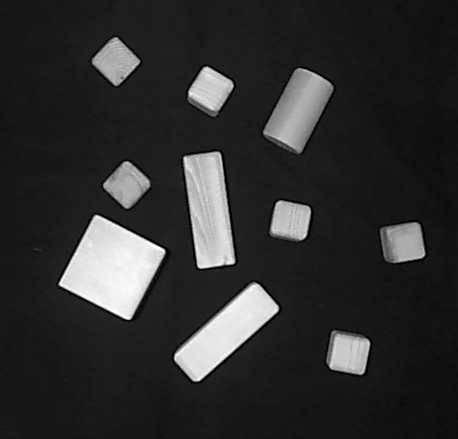
#> input picture BLOCKS.TIF, 458 x 439 px
$ python 'Sampling Test File.py'
#> lines starting #> are read from the running program, lines starting #| are printed output that depends on the picture
#> further down, inimg is the input picture: shape (439, 458); min 0, max 255, mean 47
### Sampling.py
import numpy as np
import cv2
import math

def sampleImage(image, samplingRatio):
#> called with samplingRatio = 4
    in_row = image.shape[0]
#> in_row = 439
    in_column = image.shape[1]
#> in_column = 458
    row = math.ceil(in_row / samplingRatio)
#> row = 110
    column = math.ceil(in_column / samplingRatio)
#> column = 115

    img = np.zeros(shape=(row, column))
    for i in range(in_row):
        for j in range(in_column):
            if (i % samplingRatio == 0 & j % samplingRatio == 0):
                img[int(i/samplingRatio), int(j/samplingRatio)] = image[i, j]
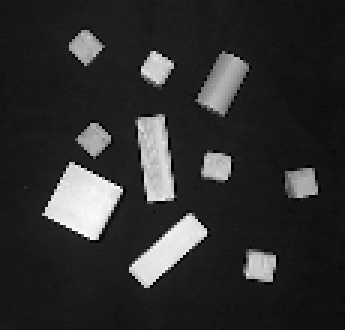
#> img: shape (110, 115) float64 (shown 3 times larger); min 0, max 253, mean 46.8

    img = np.array(img, dtype=np.uint8)
    cv2.imshow("Sampled", img)
    cv2.waitKey(0)
    cv2.destroyAllWindows()

### Sampling Test File.py
import cv2
from Sampling import sampleImage

inimg = cv2.imread("BLOCKS.TIF",0)
cv2.imshow("Original", inimg)
sampleImage(inimg, 4)
